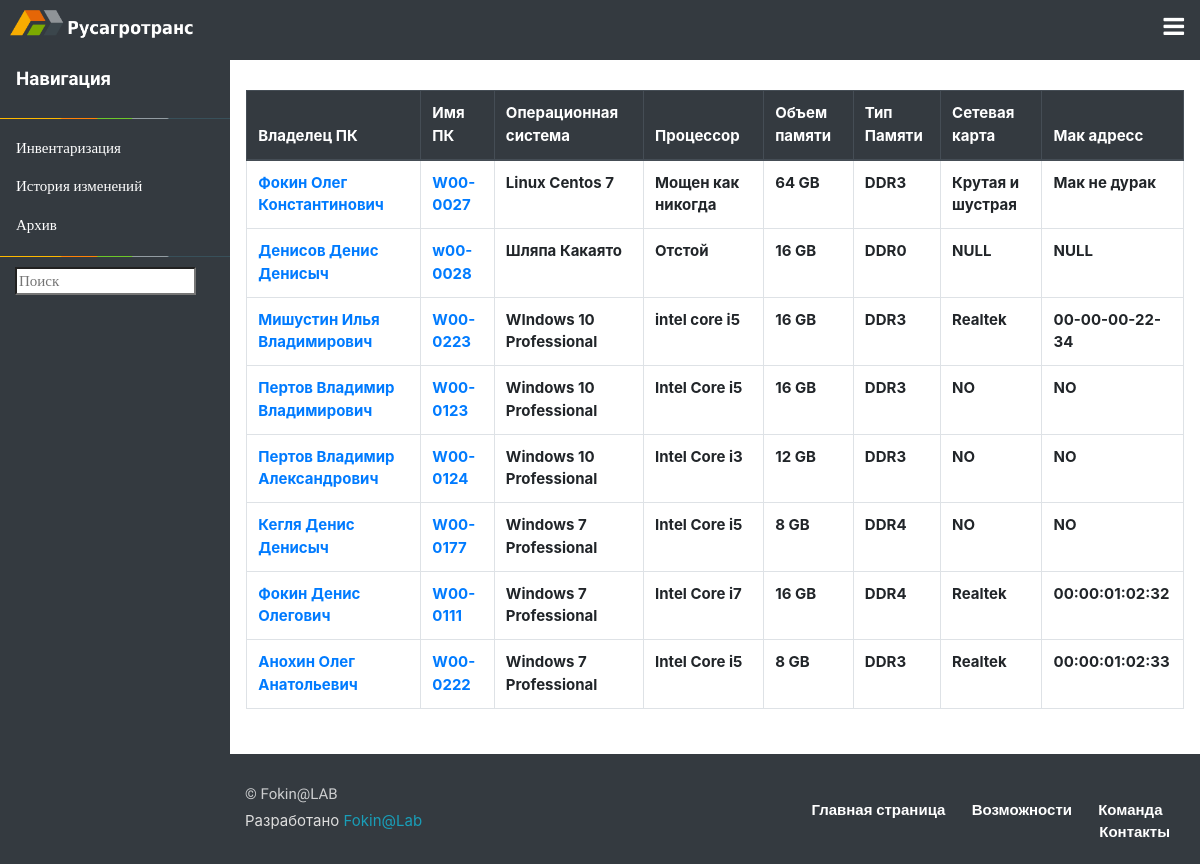
Screenshot of /inventory/ with the database file from the repository.
### inventory/models.py (models this page shows, shortened)
class inventory_BD(models.Model):
    name_pc = models.CharField(max_length=200, help_text="Доменное имя ПК", verbose_name="Имя ПК")
    owner = models.CharField(max_length=200, help_text="Владелец ПК", verbose_name="Владелец ПК")
    os = models.CharField(max_length=200, help_text="ОСЬ", verbose_name="Опреционная система")
    processor = models.CharField(max_length=200, help_text="Проц", verbose_name="Процессор", blank=True)
    sum_ram = models.IntegerField(help_text="Сумма оперативки", verbose_name="ОЗУ", blank=True)
    ram_type = models.CharField(max_length=200, help_text="Тип ОЗУ", verbose_name="Тип ОЗУ", blank=True)
    network_card = models.CharField(max_length=200, help_text="Сетевуха", verbose_name="Сетевая карточка", blank=True)
    network_Mac = models.CharField(max_length=200, help_text="Мак Сетевухи", verbose_name="Мак Адрес", blank=True)
    class Meta:
        verbose_name = 'Инвентаризация'
        verbose_name_plural = 'Раздел Инвентаризации'

### inventory/templates/inventory/index.html (shortened to what this page needs)
{% extends "Main_Templates/main_template.html"%}
{% block content %}
{% include "Include_Templates/header.html" %}
{% load static %}
<link type='text/css' href="{% static 'css/bootstrap.min.css'%}" rel="stylesheet">
<div class="w3-sidebar w3-bar w3-gray w3-card" style="width:230px;color:gray;">
    <h5 class="w3-bar-item"><b>Навигация</b></h5>
    <button class="w3-bar-item w3-button tablink" onclick="openLink(event, 'Table')">Инвентаризация</button>
    <button class="w3-bar-item w3-button tablink" onclick="openLink(event, 'Fade')">История изменений</button>
    <button class="w3-bar-item w3-button tablink" onclick="openLink(event, 'Fade2')">Архив</button>
    <input style="margin-left:15px;" type="search" id="Input1" onkeyup="SearchTable()" placeholder="Поиск" autofocus>
</div>
<div style="margin-left:230px;margin-top:30px;">
    <div class="w3-container city w3-animate-right" id="Table">
        <table class="table table-bordered" id="1" style="overflow:scroll;">
            <thead class="thead-dark">
            <tr>
                <th scope="col">Владелец ПК</th>
                <th scope="col">Имя ПК</th>
                <th scope="col">Операционная система</th>
                <th scope="col">Процессор</th>
                <th scope="col">Объем памяти</th>
                <th scope="col">Тип Памяти</th>
                <th scope="col">Сетевая карта</th>
                <th scope="col">Мак адресс</th>
            </tr>
            </thead>
            <tbody id="Table1">
            {% for keys in object_list %}
            <tr>
                <td scope="row"><a href="/inventory/pc_details/{{keys.id}}"><b>{{keys.owner}}</b></a></td>
                <td><a href="/inventory/pc_details/{{keys.id}}"><b>{{keys.name_pc}}</b></a></td>
                <td><b>{{keys.os}}</b></td>
                <td><b>{{keys.processor}}</b></td>
                <td><b>{{keys.sum_ram}} GB</b></td>
                <td><b>{{keys.ram_type}}</b></td>
                <td><b>{{keys.network_card}}</b></td>
                <td><b>{{keys.network_Mac}}</b></td>
            </tr>
            {% endfor %}
            </tbody>
        </table>
    </div>
</div>
{% endblock %}
{% block footer %}
<div style="margin-left:230px;margin-top:30px;">
    <footer class="site-footer">
        <div class="bottom">
            <div class="container">
                <div class="row">
                    <div class="col-lg-6 col-xs-12 text-lg-left text-center">
                        <p class="copyright-text">
                            © Fokin@LAB
                        </p>
                        <div class="credits">
                            Разработано <a href="https://vk.com/grozdoder/">Fokin@Lab</a>
                        </div>
                    </div>
                    <div class="col-lg-6 col-xs-12 text-lg-right text-center">
                        <ul class="list-inline" id="footer-menu">
                            <li class="list-inline-item">
                                <a href="/#about">Главная страница</a>
                            </li>
                            <li class="list-inline-item">
                                <a href="/#features">Возможности</a>
                            </li>
                            <li class="list-inline-item">
                                <a href="/#team">Команда</a>
                            </li>
                            <li class="list-inline-item">
                                <a href="/#contact">Контакты</a>
                            </li>
                        </ul>
                    </div>
                </div>
            </div>
        </div>
    </footer>
</div>
{%endblock%}

### MainApp/static/css/w3.css (style rules this page uses)
html { box-sizing:border-box }
*,*:before,*:after { box-sizing:inherit }
html { -ms-text-size-adjust:100%;-webkit-text-size-adjust:100% }
body { margin:0 }
article,aside,details,figcaption,figure,footer,header,main,menu,nav,section { display:block }
a { background-color:transparent }
b,strong { font-weight:bolder }
button,input,select,textarea,optgroup { font:inherit;margin:0 }
button,input { overflow:visible }
button,select { text-transform:none }
button,[type=button],[type=reset],[type=submit] { -webkit-appearance:button }
[type=search] { -webkit-appearance:textfield;outline-offset:-2px }
html,body { font-family:Verdana,sans-serif;font-size:15px;line-height:1.5 }
html { overflow-x:hidden }
h5 { font-size:18px }
h1,h2,h3,h4,h5,h6 { font-family:"Segoe UI",Arial,sans-serif;font-weight:400;margin:10px 0 }
a { color:inherit }
.w3-btn,.w3-button { border:none;display:inline-block;padding:8px 16px;vertical-align:middle;overflow:hidden;text-decoration:none;color:inherit;background-color:inherit;text-align:center;cursor:pointer;white-space:nowrap }
.w3-btn,.w3-button { -webkit-touch-callout:none;-webkit-user-select:none;-khtml-user-select:none;-moz-user-select:none;-ms-user-select:none;user-select:none }
.w3-sidebar { height:100%;width:200px;background-color:#fff;position:fixed!important;z-index:1;overflow:auto }
.w3-bar { width:100%;overflow:hidden }
.w3-bar .w3-bar-item { padding:8px 16px;float:left;width:auto;border:none;display:block;outline:0 }
.w3-bar .w3-button { white-space:normal }
.w3-container:after,.w3-container:before,.w3-panel:after,.w3-panel:before,.w3-row:after,.w3-row:before,.w3-row-padding:after,.w3-row-padding:before, .w3-cell-row:before,.w3-cell-row:after,.w3-clear:after,.w3-clear:before,.w3-bar:before,.w3-bar:after { content:"";display:table;clear:both }
.w3-container,.w3-panel { padding:0.01em 16px }
.w3-card,.w3-card-2 { box-shadow:0 2px 5px 0 rgba(0,0,0,0.16),0 2px 10px 0 rgba(0,0,0,0.12) }
.w3-animate-right { position:relative;animation:animateright 0.4s }
.w3-grey,.w3-hover-grey:hover,.w3-gray,.w3-hover-gray:hover { margin:none;padding:none;border:none!important;font-family:'Roboto';color:#fff!important;background-color:#343a40!important;box-shadow:none; }

### MainApp/static/css/style.css (style rules this page uses)
h1, h2, h3, h4, h5, h6 { font-family: "Raleway", Helvetica, Arial, sans-serif; }
p { line-height: 1.55; color: #333; font-size: 400; font-family: "Raleway", Helvetica, Arial, sans-serif; }
a { transition: 0.5s; }
.site-footer { background-color: #343a40; position:relative; width:100%; bottom: 0; }
.site-footer h2, .site-footer p { color: #fff; }
.site-footer p { opacity: .75; line-height: 2.0925; }
.site-footer .bottom { background-color: #343a40; padding: 0px 0; }
.site-footer .bottom .list-inline, .site-footer .bottom p { margin: 0; }
.site-footer .bottom .list-inline { position: relative; top: 5px; }
.site-footer .bottom .list-inline a { color: #fff; font-family: "Roboto", Helvetica, Arial, sans-serif; margin-right: 15px; }
.site-footer .credits { color: #ddd; }
.site-footer .credits a { color: #199EB8; }
ul { margin-top:100px; }
#footer-menu { margin-top:15px; font-weight: bold; font-family: 'Comic Sans MS'; }

### rows the page displays
inventory_BD: owner "Фокин Олег Константинович", name_pc "W00-0027", os "Linux Centos 7", processor "Мощен как никогда", sum_ram "64", ram_type "DDR3", network_card "Крутая и шустрая", network_Mac "Мак не дурак"
inventory_BD: owner "Денисов Денис Денисыч", name_pc "w00-0028", os "Шляпа Какаято", processor "Отстой", sum_ram "16", ram_type "DDR0", network_card "NULL", network_Mac "NULL"
inventory_BD: owner "Мишустин Илья Владимирович", name_pc "W00-0223", os "WIndows 10 Professional", processor "intel core i5", sum_ram "16", ram_type "DDR3", network_card "Realtek", network_Mac "00-00-00-22-34"
inventory_BD: owner "Пертов Владимир Владимирович", name_pc "W00-0123", os "Windows 10 Professional", processor "Intel Core i5", sum_ram "16", ram_type "DDR3", network_card "NO", network_Mac "NO"
inventory_BD: owner "Пертов Владимир Александрович", name_pc "W00-0124", os "Windows 10 Professional", processor "Intel Core i3", sum_ram "12", ram_type "DDR3", network_card "NO", network_Mac "NO"
inventory_BD: owner "Кегля Денис Денисыч", name_pc "W00-0177", os "Windows 7 Professional", processor "Intel Core i5", sum_ram "8", ram_type "DDR4", network_card "NO", network_Mac "NO"
inventory_BD: owner "Фокин Денис Олегович", name_pc "W00-0111", os "Windows 7 Professional", processor "Intel Core i7", sum_ram "16", ram_type "DDR4", network_card "Realtek", network_Mac "00:00:01:02:32"
inventory_BD: owner "Анохин Олег Анатольевич", name_pc "W00-0222", os "Windows 7 Professional", processor "Intel Core i5", sum_ram "8", ram_type "DDR3", network_card "Realtek", network_Mac "00:00:01:02:33"
